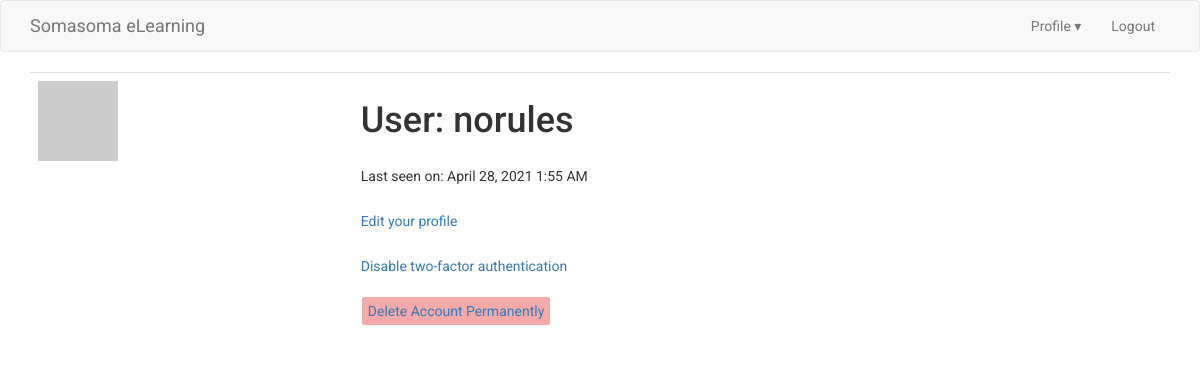
Before: /profile/student/norules (signed in) with the older database file.
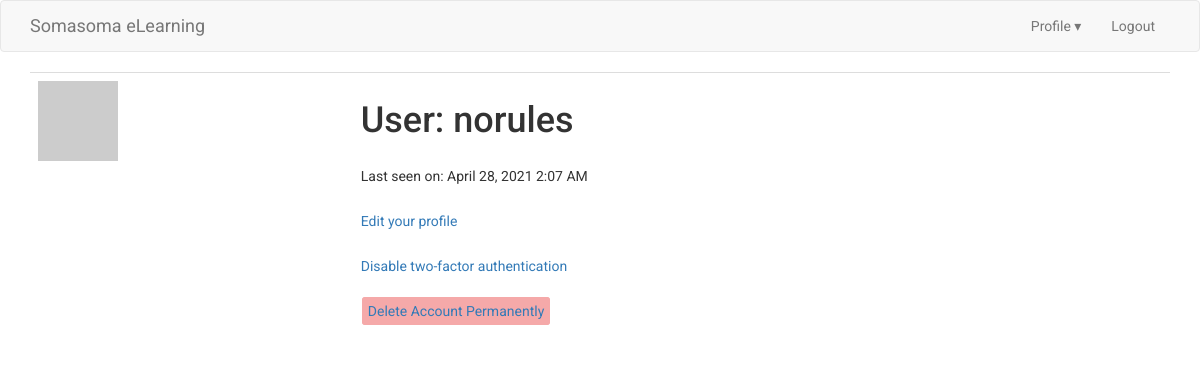
After: the same page with the newer database file.
### app/models.py (models this page shows, shortened)
class Student(UserMixin, db.Model):
    id = db.Column(db.Integer, primary_key=True)
    first_name = db.Column(db.String(64),
                           index=True,
                           unique=True,
                           nullable=False
                           )
    last_name = db.Column(db.String(64),
                          index=True,
                          unique=True,
                          nullable=False
                          )
    username = db.Column(db.String(64),
                         index=True,
                         unique=True,
                         nullable=False
                         )
    email = db.Column(db.String(120),
                      index=True,
                      unique=True,
                      nullable=False
                      )
    verification_phone = db.Column(db.String(16))
    password_hash = db.Column(db.String(128))
    about_me = db.Column(db.String(300))
    last_seen = db.Column(db.DateTime, default=datetime.utcnow)
    def avatar(self, size):
        digest = md5(self.email.lower().encode('utf-8')).hexdigest()
        return f'https://www.gravatar.com/avatar/{digest}?d=identicon&s={size}'
    def two_factor_enabled(self):
        return self.verification_phone is not None

### app/routes.py (the view)
@app.route('/profile/student/<username>')
@login_required
def student_profile(username):
    student = Student.query.filter_by(username=username).first_or_404()
    return render_template('student_profile.html',
                           student=student,
                           title='Student Profile'
                           )

### app/models.py (called while the page is built)
@login.user_loader
def student_load_user(id):
    return Student.query.get(int(id))

### app/routes.py (called while the page is built)
@app.before_request
def before_request():
    if current_user.is_authenticated:
        current_user.last_seen = datetime.utcnow()
        db.session.commit()

### app/templates/student_profile.html (shortened to what this page needs)
{% extends 'base.html' %}
{% import 'bootstrap/wtf.html' as wtf %}
{% block app_content %}
<div class="row">
    <div class="col-md-12">
        <table class="table table-hover">
            <tr valign='top'>
                <td><img src="{{ student.avatar(128) }}"></td>
                <td>
                    <h1>User: {{ student.username }}</h1>
                    {% if student.last_seen %}
                        <p>
                            Last seen on: {{ moment(current_user.last_seen).format('LLL') }}
                        </p>
                    {% endif %}
                    {% if student %}
                        <p>
                            <a href="{{ url_for('edit_student_profile', username=student.username) }}">
                                Edit your profile
                            </a>
                        </p>
                    {%endif%}
                    {% if not student.two_factor_enabled() %}
                        <p>
                            <a href="{{ url_for('student_enable_2fa', username=student.username) }}">Enable two-factor authentication</a>
                        </p>
                    {% else %}
                        <p>
                            <a href="{{ url_for('student_disable_2fa', username=student.username) }}">Disable two-factor authentication</a>
                        </p>
                    {% endif %}
                    <p>
                        <span class="danger-warning">
                            <a href="{{ url_for('delete_student_account', username=student.username) }}">Delete Account Permanently</a>
                        </span>
                    </p>
                </td>
            </tr>
        </table>
    </div>
</div>
{% endblock %}

Changed rows visible on the page:
changed Student "norules": last_seen "April 28, 2021 1:55 AM" → "April 28, 2021 2:07 AM"
